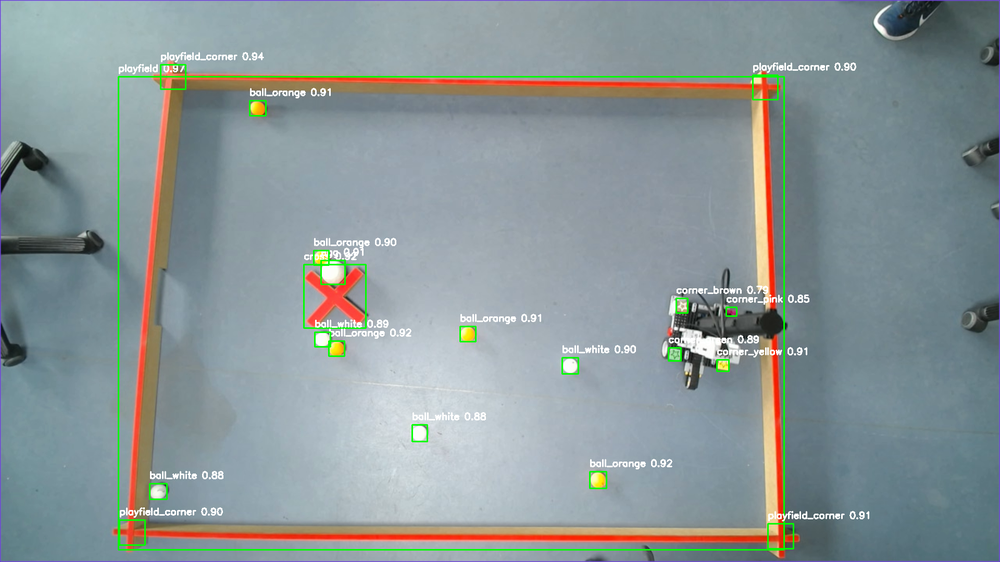
#> input picture imageRecognition/annotations/batch4_picture36.png, 1000 x 562 px, shrunk from 1920 x 1080 before the run
$ python -i robotColorDetection.py   (imports and definitions only)
#> lines starting #> are read from the running program, lines starting #| are printed output that depends on the picture; after the words box and inside, x2 and y2 are one past the last pixel; in counts of white or black regions, pixels touching at a corner belong together
#> further down, picture is the input picture: shape (562, 1000, 3); mean B, G, R 151.8, 150.3, 138.8
import cv2

class RobotDetection:
    def __init__(self):
        # Adjusted Green color range
        # self.lowerGreen = (30, 40, 40)
        # self.upperGreen = (90, 255, 255)
        self.lowerGreen = (40, 100, 100)
        self.upperGreen = (80, 255, 255)

        # Adjusted Blue color range
        # self.lowerBlue = (85, 40, 40)
        # self.upperBlue = (135, 255, 255)
        self.lowerBlue = (100, 150, 100)
        self.upperBlue = (130, 255, 255)

    def RobotFrontDetection(self, frame):
        frontRobotList = []
        blurred = cv2.GaussianBlur(frame, (9,9),0)
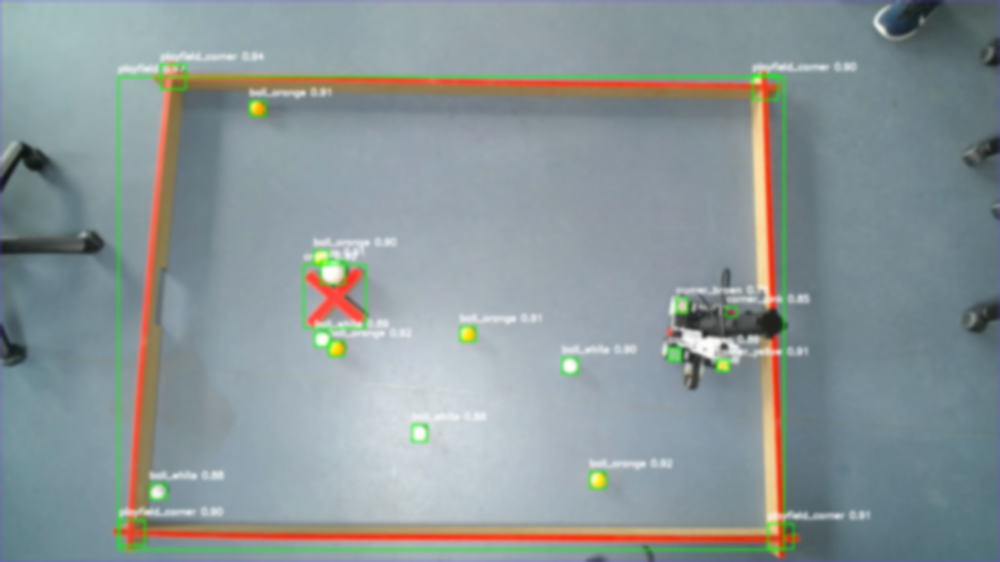
#> blurred: shape (562, 1000, 3); mean B, G, R 151.7, 150.4, 138.8
        hsv = cv2.cvtColor(blurred, cv2.COLOR_BGR2HSV)
#> hsv: shape (562, 1000, 3); mean H, S, V 91, 47.6, 161.5

        maskGreen = cv2.inRange(hsv, self.lowerGreen, self.upperGreen)
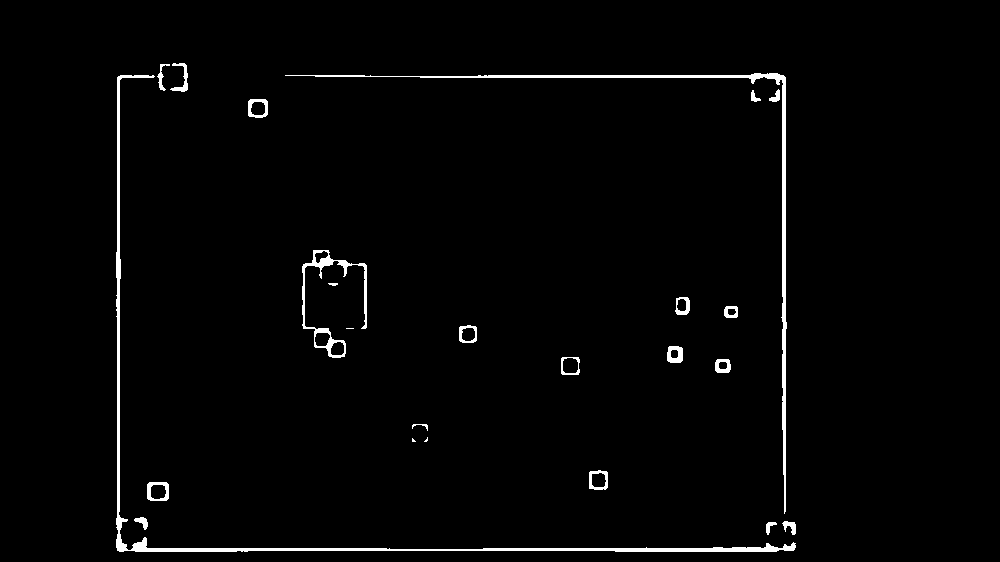
#> maskGreen: shape (562, 1000); 1.8% white; 24 white regions (3 under 20 px), largest, box (x1, y1, x2, y2) and area: (116, 75, 796, 552) 4087, (285, 73, 787, 514) 2931, (302, 250, 367, 358) 1076
        maskGreen = cv2.erode(maskGreen, None, iterations=2)
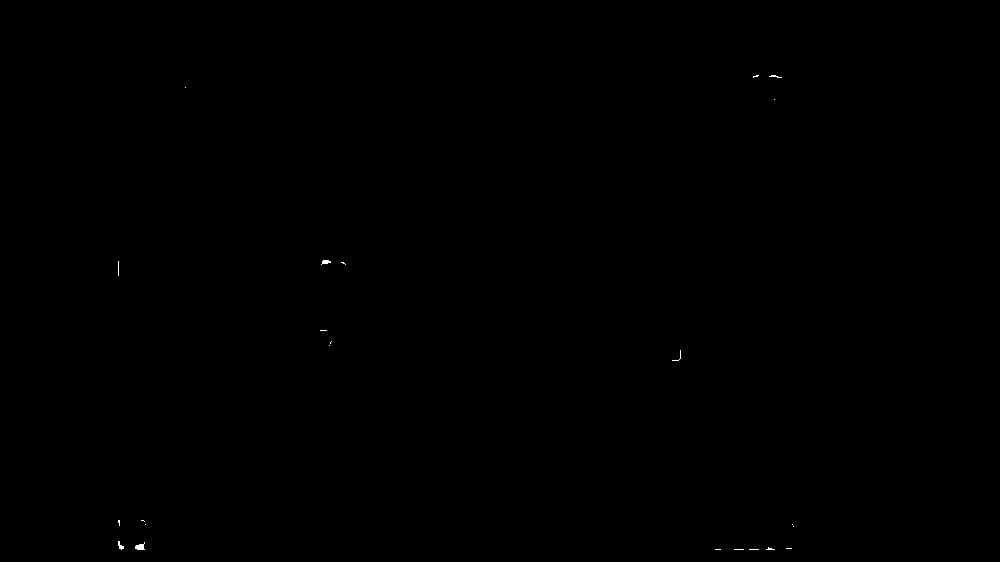
#> maskGreen: shape (562, 1000); 0.04% white in thin lines or dots, all inside (x1, y1, x2, y2) = (118, 75, 794, 550)
        maskGreen = cv2.dilate(maskGreen, None, iterations=2)
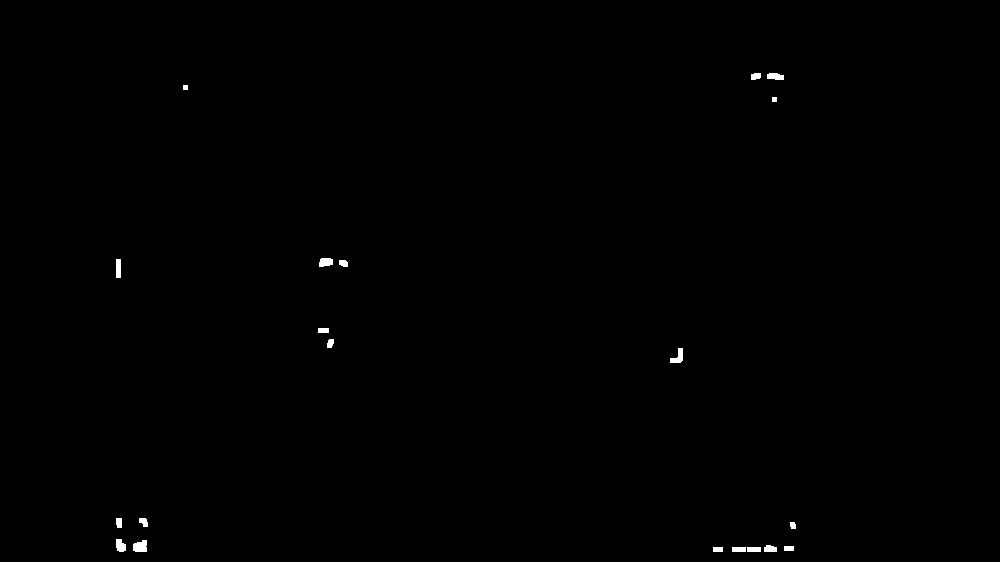
#> maskGreen: shape (562, 1000); 0.25% white; 20 white regions
        cntsFront, _ = cv2.findContours(maskGreen.copy(), cv2.RETR_EXTERNAL, cv2.CHAIN_APPROX_SIMPLE)
#> cntsFront = 20 contours, 2 with area under 20; largest, box (x1, y1, x2, y2) and area: (133, 540, 147, 552) 119, (670, 348, 683, 363) 88, (319, 258, 333, 267) 88, (116, 539, 126, 552) 84, (767, 73, 784, 80) 78


        if len(cntsFront) > 0:
            for front in cntsFront:
                x, y, w, h = cv2.boundingRect(front)
                M = cv2.moments(front)
                center = (int(M["m10"] / M["m00"]), int(M["m01"] / M["m00"]))
                frontRobotList.append(center)
                cv2.rectangle(frame, (x, y), (x + w, y + h), (0, 255, 0), 2)
#> this loop made 20 passes
#> (x, y, w, h, center) on passes 5, 6, 7, 8, 9, 10, 11, 12, 14, 16, 19, 20: (764, 545, 13, 7, (769, 548)), (133, 540, 14, 12, (139, 546)), (116, 539, 10, 13, (120, 545)), (790, 522, 6, 7, (792, 525)), (139, 518, 9, 9, (143, 521)), (116, 518, 6, 10, (118, 522)), (670, 348, 13, 15, (677, 356)), (327, 339, 7, 9, (329, 342)), (339, 260, 9, 7, (343, 262)), (319, 258, 14, 9, (325, 261)), (767, 73, 17, 7, (774, 76)), (751, 73, 10, 7, (755, 75))
#> (front, x, y, w, h, center) on passes 1, 2, 3, 4, 13, 15: ([[747, 547], [747, 551], [760, 551], [760, 547]], 747, 547, 14, 5, (753, 549)), ([[732, 547], [732, 551], [745, 551], [745, 547]], 732, 547, 14, 5, (738, 549)), ([[713, 547], [713, 551], [722, 551], [722, 547]], 713, 547, 10, 5, (717, 549)), ([[784, 546], [784, 550], [793, 550], [793, 546]], 784, 546, 10, 5, (788, 548)), ([[318, 328], [318, 332], [328, 332], [328, 328]], 318, 328, 11, 5, (323, 330)), ([[116, 259], [116, 277], [120, 277], [120, 259]], 116, 259, 5, 19, (118, 268))
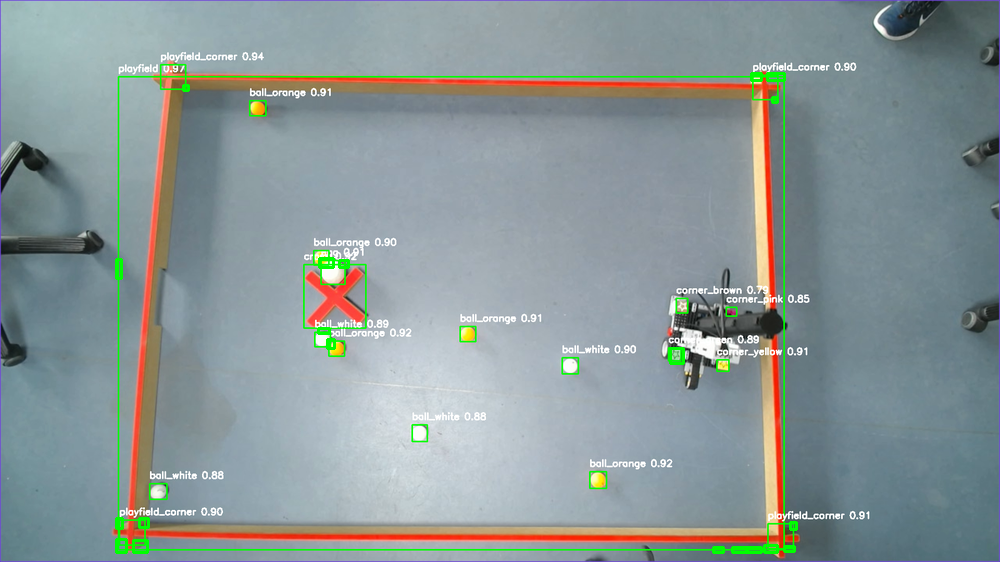
#> frame: shape (562, 1000, 3); 0.35% of pixels changed, all inside (x1, y1, x2, y2) = (115, 72, 798, 554)
#> after the loop, frontRobotList = [(753, 549), (738, 549), (717, 549), (788, 548), (769, 548), (139, 546), (120, 545), (792, 525), (143, 521), (118, 522), (677, 356), (329, 342), (323, 330), (343, 262), (118, 268), (325, 261), (774, 99), (185, 87), (774, 76), (755, 75)]

        return frontRobotList

    def BackRobotDetection(self, frame):
        backRobotList = []
        blurred = cv2.GaussianBlur(frame, (9,9),0)
        hsv = cv2.cvtColor(blurred, cv2.COLOR_BGR2HSV)

        maskBlue = cv2.inRange(hsv, self.lowerBlue, self.upperBlue)


        maskBlue = cv2.erode(maskBlue, None, iterations=2)
        maskBlue = cv2.dilate(maskBlue, None, iterations=2)
        cntsBack, _ = cv2.findContours(maskBlue.copy(), cv2.RETR_EXTERNAL, cv2.CHAIN_APPROX_SIMPLE)


        if len(cntsBack) > 0:
            for back in cntsBack:  # front is a single contour now
                x, y, w, h = cv2.boundingRect(back)
                M = cv2.moments(back)
                center = (int(M["m10"] / M["m00"]), int(M["m01"] / M["m00"]))
                backRobotList.append(center)
                cv2.rectangle(frame, (x, y), (x + w, y + h), (255, 0, 0), 2)

        return backRobotList

>>> import cv2
>>> picture = cv2.imread('annotations/batch4_picture36.png')
>>> result = RobotDetection().RobotFrontDetection(picture)
#> result has the same summary as frontRobotList in RobotFrontDetection
